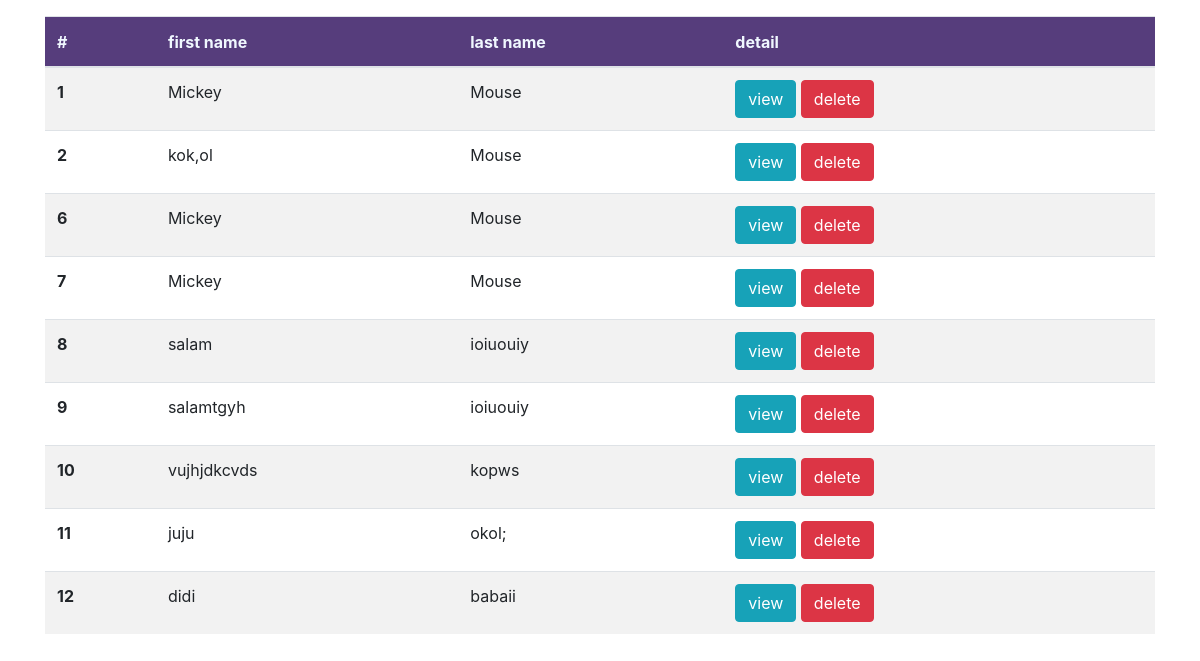
The page /list/ on the database as committed earlier.
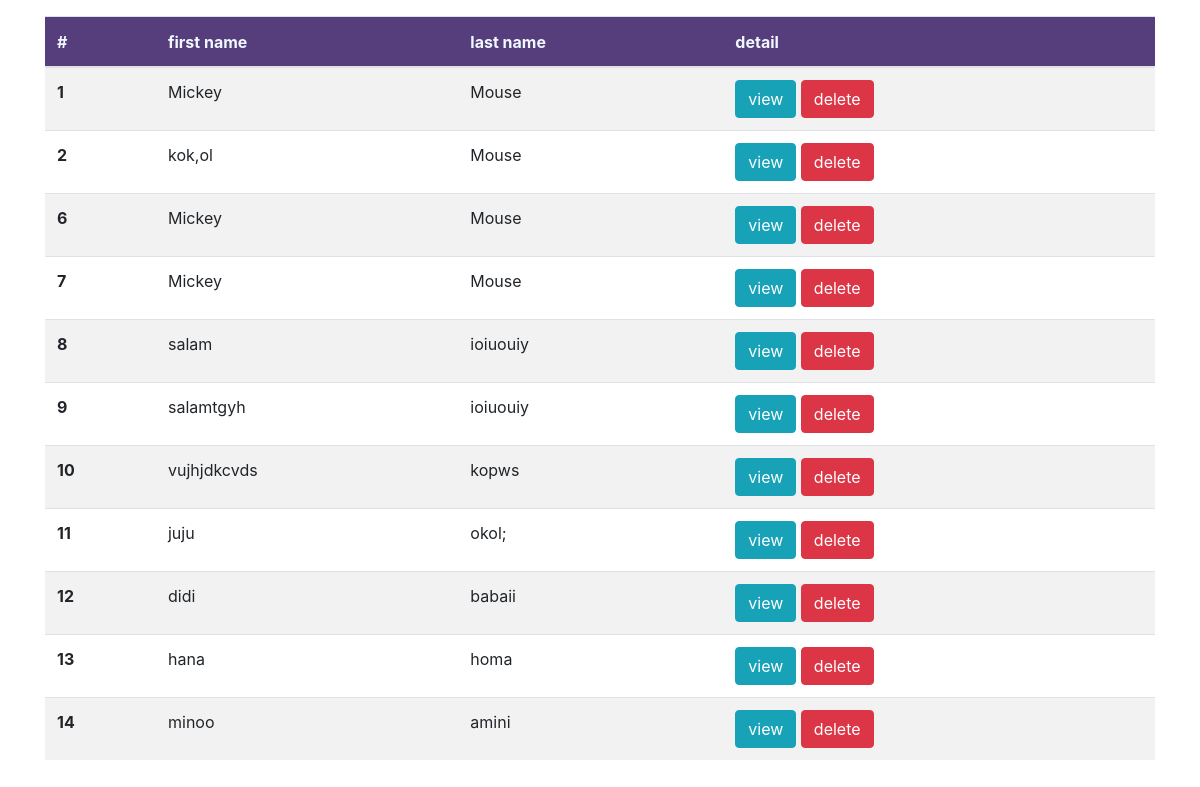
The same page on the database as committed later.
### create_customer/models.py (models this page shows, shortened)
class PersonalData(models.Model):
	first_name = models.CharField("First name", max_length=255)
	last_name = models.CharField("Last name", max_length=255)
	email = models.EmailField(blank=True, null=True)
	phone = models.CharField(max_length=20)
	address =  models.TextField(blank=True, null=True)
	description = models.TextField(blank=True, null=True)

### create_customer/views.py (the view)
# urls.py: path('list/',views.list,name='list'),
def list(request):
    name = PersonalData.objects.order_by('id')
    return render(request,'list/all.html',{'name':name})

### create_customer/templates/list/all.html (shortened to what this page needs)
<!DOCTYPE html>
<html lang="en">
<head>
    <link rel="stylesheet" href="https://stackpath.bootstrapcdn.com/bootstrap/4.3.1/css/bootstrap.min.css">
    {% load static %}
    <link rel="stylesheet" href="{% static 'list/style.css' %}">
</head>
<body>
    <div class="container">
        <table class="table mt-3 table-striped">
            <thead class="mytable">
                <tr>
                    <th scope="col">#</th>
                    <th scope="col">first name</th>
                    <th scope="col">last name</th>
                    <th scope="col">detail</th>
                </tr>
            </thead>
            <tbody>
                {% if name %}
                {% for user in name %}
                <tr>
                    <th scope="row">{{ user.id }}</th>
                    <td>{{ user.first_name }}</td>
                    <td>{{ user.last_name }}</td>
                    <td>
                        <a href="{{ user.id }}" class="btn btn-info">view</a>
                        <a href="#" class="btn btn-danger">delete</a>
                    </td>
                </tr>
                {% endfor %}
                {% endif %}
            </tbody>
        </table>
    </div>
</body>
</html>

Rows that differ between the two databases and show on the page:
added PersonalData: id "13", first_name "hana", last_name "homa"
added PersonalData: id "14", first_name "minoo", last_name "amini"
